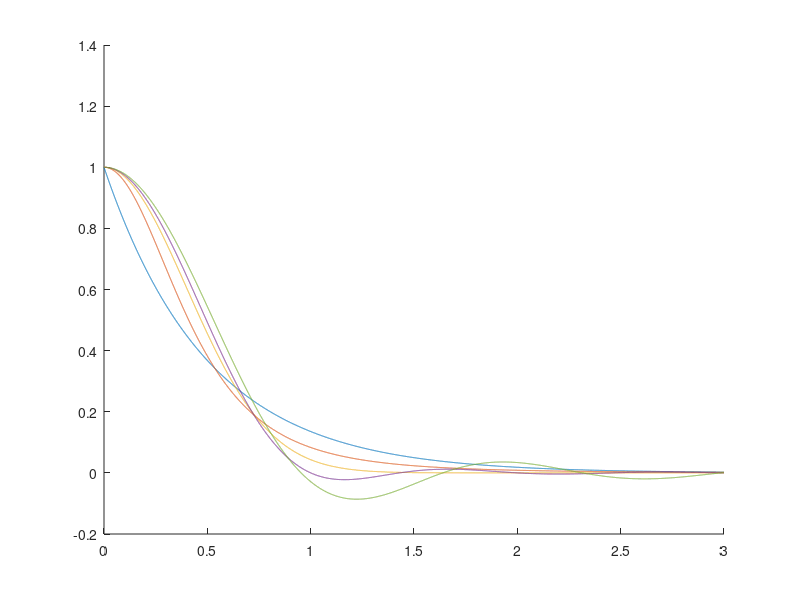
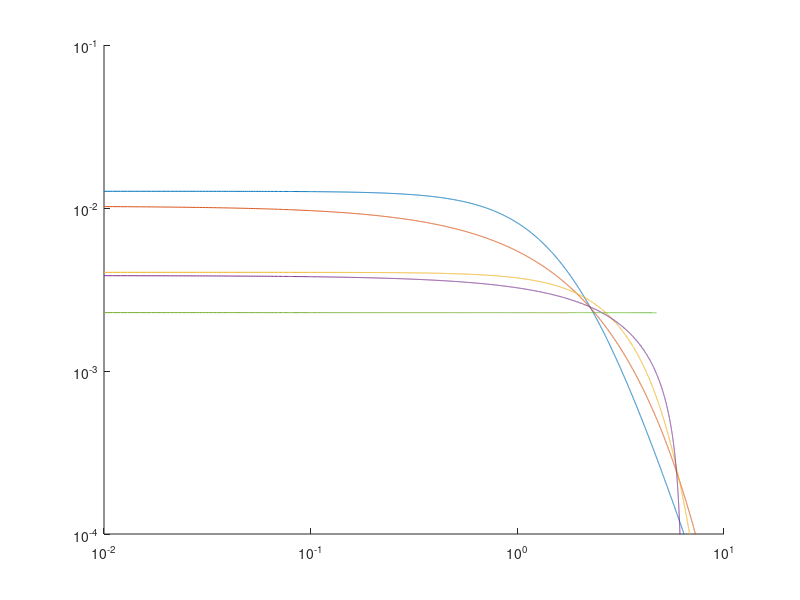

Here is the MATLAB script that generated these plots, in order:
clc
close all

N=10000;

eta = linspace(0, 3, N);
zeta = linspace(1e-2, 10, N);
ell_c = 4;

%eta = r/ell_c;
%zeta = k/2/pi/ell_c;

r=eta*ell_c;
k=2*pi*ell_c*zeta;

%Auto Correlation Function (ACF)
figure (1)
hold on

%Exponential
ACF_exp = exp(-2*eta);
plot(eta, ACF_exp);
%Power-Law
ACF_pwrlaw = 1./(1+(pi^2*eta.^2)./4).^2;
plot(eta, ACF_pwrlaw);
%Gaussian
ACF_gauss = exp(-pi*eta.^2);
plot(eta, ACF_gauss);
%Triangular
coef = 2*pi*eta;
ACF_tri = 12*(2-2*cos(coef) - coef.*sin(coef))./(coef).^4;
plot(eta, ACF_tri);
%Low-pass white noise
coef = 3*pi*eta/2;
ACF_lowpass = 3*(sin(coef)-coef.*cos(coef))./(coef).^3;
plot(eta, ACF_lowpass);

hold off

%Power Spectral Density Function (PSDF)
figure (2)
hold on

%Exponential
PSDF_exp = 1/8/pi^2./(1+zeta.^2/4).^2;
plot(zeta, PSDF_exp);
%Power-Law
PSDF_pwrlaw = exp(-2.*zeta/pi)./pi^4;
plot(zeta, PSDF_pwrlaw);
%Gaussian
PSDF_gauss = 1/8/pi^3*exp(-zeta.^2./4/pi);
plot(zeta, PSDF_gauss);
%Triangular
PSDF_tri = 3/8/pi^4*(1-zeta/2/pi).*(zeta<2*pi);
plot(zeta, PSDF_tri);
%Low-pass white noise
PSDF_lowpass = 2/9/pi^4.*(zeta<3*pi/2);
plot(zeta, PSDF_lowpass);

ylim([10^(-4), 10^(-1)])
set(gca, 'YScale', 'log', 'XScale', 'log')
hold off


ell_c_out=2*trapz(r, ACF_gauss);